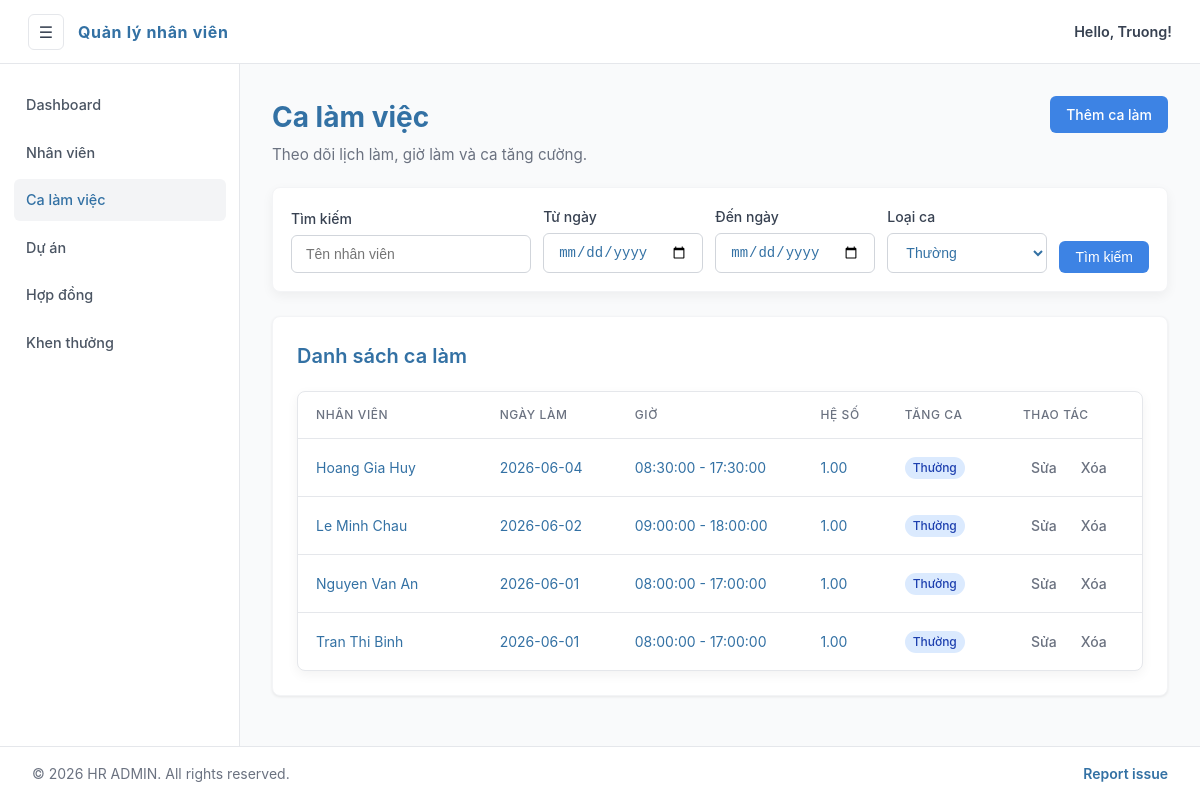
Page /php-web/ca_lam/index.php?tang_ca=0 on the committed database.
### tables this page shows
CREATE TABLE IF NOT EXISTS Ca_lam (
    id INT AUTO_INCREMENT PRIMARY KEY,
    id_nhan_vien INT NOT NULL,
    gio_bat_dau TIME,
    gio_ket_thuc TIME,
    ngay_lam DATE,
    he_so DECIMAL(3, 2) DEFAULT 1.00,
    tang_ca BOOLEAN DEFAULT FALSE,
    FOREIGN KEY (id_nhan_vien) REFERENCES Nhan_vien(id) ON DELETE CASCADE
);

CREATE TABLE IF NOT EXISTS Nhan_vien (
    id INT AUTO_INCREMENT PRIMARY KEY,
    ten VARCHAR(255) NOT NULL,
    sdt VARCHAR(15),
    email VARCHAR(255),
    dia_chi TEXT,
    ngay_sinh DATE,
    gioi_tinh VARCHAR(10),
    phong_ban VARCHAR(100),
    chuc_vu VARCHAR(100),
    truong_ban BOOLEAN DEFAULT FALSE,
    luong DECIMAL(15, 2)
);

### php-web/ca_lam/index.php (the view, shortened to what this page needs)
<?php
require_once '../includes/db_connect.php';
$keyword = trim($_GET['q'] ?? '');
$date_from = trim($_GET['date_from'] ?? '');
$date_to = trim($_GET['date_to'] ?? '');
$tang_ca = $_GET['tang_ca'] ?? '';
$sql = "SELECT Ca_lam.*, Nhan_vien.ten FROM Ca_lam JOIN Nhan_vien ON Ca_lam.id_nhan_vien = Nhan_vien.id WHERE 1=1";
$params = [];
$types = "";
if ($tang_ca !== '') {
  $sql .= " AND Ca_lam.tang_ca = ?";
  $params[] = (int) $tang_ca;
  $types .= "i";
}
$sql .= " ORDER BY Ca_lam.ngay_lam DESC";
if ($params) {
  $stmt = $mysqli->prepare($sql);
  $stmt->bind_param($types, ...$params);
  $stmt->execute();
  $shifts = $stmt->get_result()->fetch_all(MYSQLI_ASSOC);
} else {
  $shifts = $mysqli->query($sql)->fetch_all(MYSQLI_ASSOC);
}
include '../includes/header.php';
?>
<div class="page-heading">
  <div>
    <h1>Ca làm việc</h1>
    <p>Theo dõi lịch làm, giờ làm và ca tăng cường.</p>
  </div>
  <a href="them.php" class="btn btn-primary">Thêm ca làm</a>
</div>
<div class="filters-card">
  <form method="GET" class="filters-form">
    <div class="form-group">
      <label>Tìm kiếm</label>
      <input type="text" name="q" class="form-control" value="<?= htmlspecialchars($keyword) ?>"
        placeholder="Tên nhân viên">
    </div>
    <div class="form-group">
      <label>Từ ngày</label>
      <input type="date" name="date_from" class="form-control" value="<?= htmlspecialchars($date_from) ?>">
    </div>
    <div class="form-group">
      <label>Đến ngày</label>
      <input type="date" name="date_to" class="form-control" value="<?= htmlspecialchars($date_to) ?>">
    </div>
    <div class="form-group">
      <label>Loại ca</label>
      <select name="tang_ca" class="form-control">
        <option value="0" <?= $tang_ca === '0' ? 'selected' : '' ?>>Thường</option>
      </select>
    </div>
    <button type="submit" class="btn btn-primary">Tìm kiếm</button>
  </form>
</div>
<div class="card">
  <div class="card-header">
    <h2>Danh sách ca làm</h2>
  </div>
  <div class="table-container">
    <table>
      <thead>
        <tr>
          <th>Nhân viên</th>
          <th>Ngày làm</th>
          <th>Giờ</th>
          <th>Hệ số</th>
          <th>Tăng ca</th>
          <th>Thao tác</th>
        </tr>
      </thead>
      <tbody>
        <?php foreach ($shifts as $s): ?>
          <tr>
            <td><?= htmlspecialchars($s['ten']) ?></td>
            <td><?= $s['ngay_lam'] ?></td>
            <td><?= $s['gio_bat_dau'] ?> - <?= $s['gio_ket_thuc'] ?></td>
            <td><?= $s['he_so'] ?></td>
            <td>
              <span class="badge <?= $s['tang_ca'] ? 'badge-warning' : 'badge-info' ?>">
                <?= $s['tang_ca'] ? 'Tăng ca' : 'Thường' ?>
              </span>
            </td>
            <td>
              <div class="actions-row">
                <a href="sua.php?id=<?= $s['id'] ?>" class="btn btn-success">Sửa</a>
                <a href="xoa.php?id=<?= $s['id'] ?>" class="btn btn-danger"
                  onclick="return confirm('Xóa ca làm này?')">Xóa</a>
              </div>
            </td>
          </tr>
        <?php endforeach; ?>
      </tbody>
    </table>
  </div>
</div>
<?php include '../includes/footer.php'; ?>

### rows in the picture
ca_lam: id_nhan_vien.ten "Hoang Gia Huy", ngay_lam "2026-06-04", gio_bat_dau "08:30:00", gio_ket_thuc "17:30:00", he_so "1.00", tang_ca "Thường"
ca_lam: id_nhan_vien.ten "Le Minh Chau", ngay_lam "2026-06-02", gio_bat_dau "09:00:00", gio_ket_thuc "18:00:00", he_so "1.00", tang_ca "Thường"
ca_lam: id_nhan_vien.ten "Nguyen Van An", ngay_lam "2026-06-01", gio_bat_dau "08:00:00", gio_ket_thuc "17:00:00", he_so "1.00", tang_ca "Thường"
ca_lam: id_nhan_vien.ten "Tran Thi Binh", ngay_lam "2026-06-01", gio_bat_dau "08:00:00", gio_ket_thuc "17:00:00", he_so "1.00", tang_ca "Thường"

### other values in the picture
$item['label'] "Dashboard"
$item['label'] "Nhân viên"
$item['label'] "Ca làm việc"
$item['label'] "Dự án"
$item['label'] "Hợp đồng"
$item['label'] "Khen thưởng"
